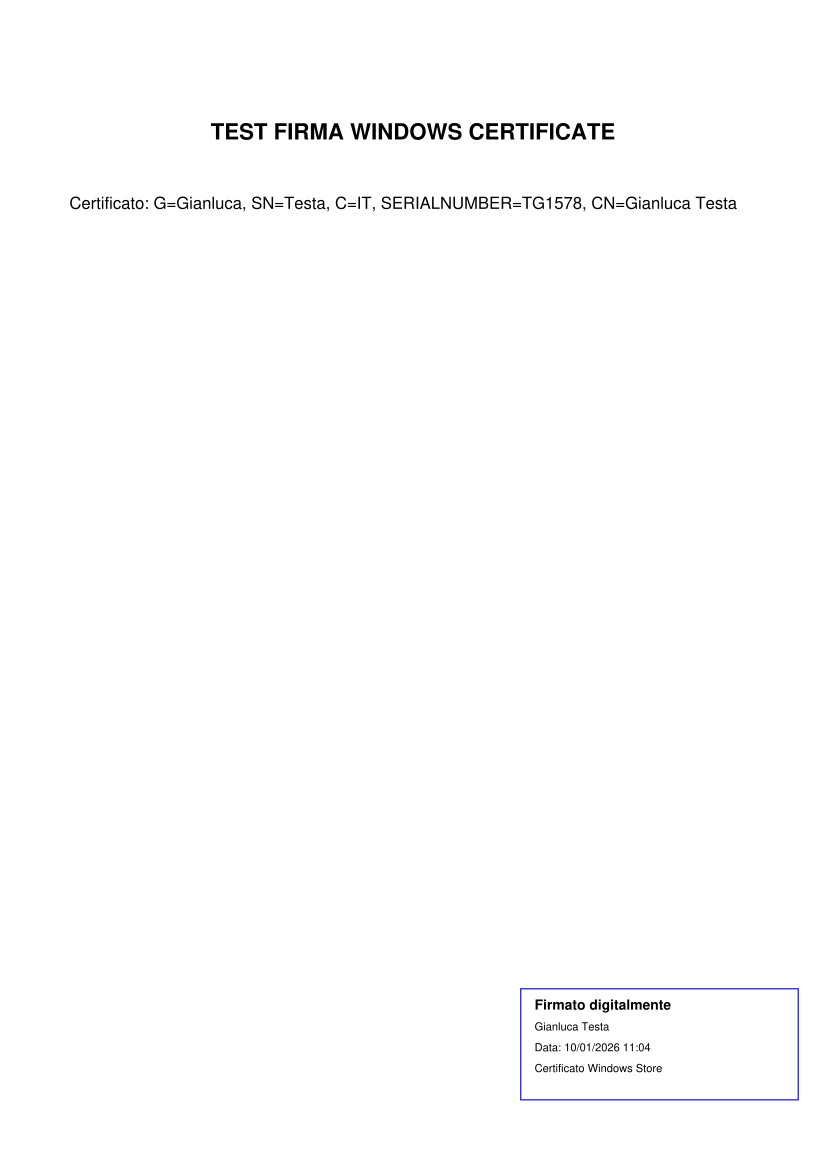

The script that saved this image:
"""
Test certificato Windows Certificate Store
"""
import sys
import io
sys.stdout = io.TextIOWrapper(sys.stdout.buffer, encoding='utf-8', errors='replace')

print("=" * 80)
print("TEST CERTIFICATO WINDOWS CERTIFICATE STORE")
print("=" * 80)
print()

try:
    from windows_cert_signer import WindowsCertificateSigner
    
    print("[1/2] Ricerca certificato in Windows Store...")
    signer = WindowsCertificateSigner()
    
    cert = signer.find_certificate_with_private_key()
    
    if cert:
        print()
        print("=" * 80)
        print("CERTIFICATO TROVATO!")
        print("=" * 80)
        print()
        print(f"Subject: {signer.cert_info['subject']}")
        print(f"Issuer: {signer.cert_info['issuer']}")
        print(f"Thumbprint: {signer.cert_thumbprint}")
        print(f"Valido da: {signer.cert_info['valid_from']}")
        print(f"Valido fino: {signer.cert_info['valid_until']}")
        print()
        print("=" * 80)
        
        # Test firma
        print()
        print("[2/2] Test firma PDF...")
        
        # Crea PDF di test
        from reportlab.pdfgen import canvas
        from reportlab.lib.pagesizes import A4
        
        test_pdf = 'test_windows_cert.pdf'
        c = canvas.Canvas(test_pdf, pagesize=A4)
        c.setFont("Helvetica-Bold", 16)
        c.drawCentredString(A4[0]/2, A4[1] - 100, "TEST FIRMA WINDOWS CERTIFICATE")
        c.setFont("Helvetica", 12)
        c.drawString(50, A4[1] - 150, f"Certificato: {signer.cert_info['subject']}")
        c.save()
        
        print(f"PDF creato: {test_pdf}")
        
        # Firma
        signed = signer.sign_pdf(test_pdf)
        
        if signed:
            print(f"PDF firmato: {signed}")
            print()
            print("=" * 80)
            print("TEST COMPLETATO CON SUCCESSO!")
            print("=" * 80)
            print()
            print("Prossimi passi:")
            print("  1. Apri test_windows_cert.pdf")
            print("  2. Verifica il timbro firma in basso a destra")
            print("  3. Il sistema e pronto per firmare documenti reali!")
            print()
        else:
            print("Firma fallita")
        
    else:
        print()
        print("=" * 80)
        print("NESSUN CERTIFICATO TROVATO")
        print("=" * 80)
        print()
        print("Verificare:")
        print("  1. Certificato installato in Windows (certmgr.msc)")
        print("  2. Certificato ha chiave privata")
        print("  3. Certificato in Personal/My store")
        print()
    
except Exception as e:
    print()
    print("ERRORE:")
    print(str(e))
    print()
    import traceback
    traceback.print_exc()

print()
input("Premi INVIO per uscire...")
